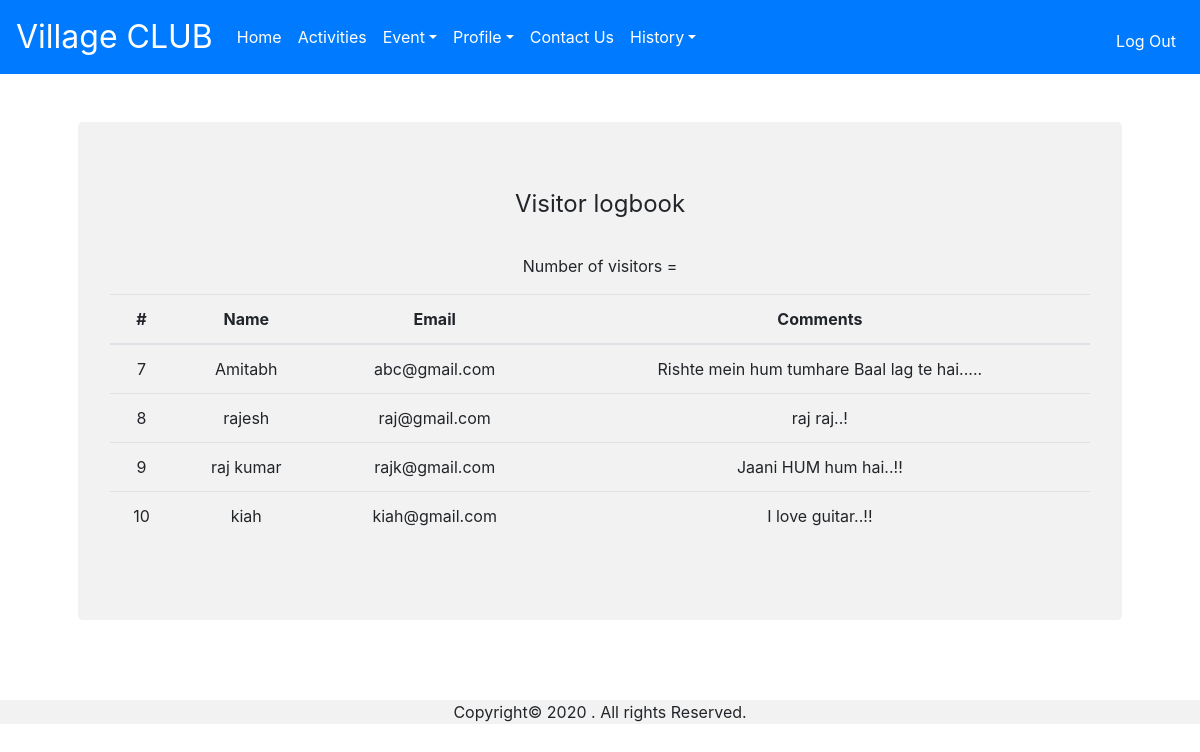
The app's page /visitor (signed in) with its own data.
### tables this page shows
CREATE TABLE logbook ( id  INTEGER PRIMARY KEY AUTOINCREMENT NOT NULL, name TEXT, email TEXT, comments TEXT, logtime timestamp DEFAULT CURRENT_TIMESTAMP NOT NULL);

### village_app/views.py (the view)
@app.route("/visitor", methods=["GET", "POST"])
@login_required
def visitor():
    visitors = db.execute("SELECT * FROM logbook")
    if len(visitors) < 1:
        return apology("No visitor yet", 403)
    number = db.execute("SELECT count(id) AS count FROM logbook")
    print(visitors)
    return render_template("viewvisit.html", visitors=visitors, number=number)

### helpers.py (called while the page is built)
def login_required(f):
    @wraps(f)
    def decorated_function(*args, **kwargs):
        if session.get("user_id") is None:
            return redirect("/login")
        return f(*args, **kwargs)
    return decorated_function

### village_app/views.py (called while the page is built)
@app.after_request
def after_request(response):
    response.headers["Cache-Control"] = "no-cache, no-store, must-revalidate"
    response.headers["Expires"] = 0
    response.headers["Pragma"] = "no-cache"
    return response

### village_app/templates/viewvisit.html (shortened to what this page needs)
{% extends "layout.html" %}
{% block content %}
<div class="jumbotron">
    <fieldset>
        <legend>Visitor logbook</legend><br>
        <p>Number of visitors = <strong>{{ number[0]["COUNT"] }}</strong></p>
        <div class="table-responsive">
          <table class="table">
            <thead class="thead-back">
              <tr>
                <th scope="col">#</th>
                <th scope="col">Name</th>
                <th scope="col">Email</th>
                <th scope="col">Comments</th>
              </tr>
            </thead>
            <tbody>
            {% for visitor in visitors: %}
              <tr>
                <td>{{ visitor["id"] }}</td>
                <td>{{ visitor["name"] }}</td>
                <td>{{ visitor["email"] }}</td>
                <td>{{ visitor["comments"] }}</td>
              </tr>
            {% endfor %}
            </tbody>
          </table>
        </div>
    </fieldset>
  </div>
{% endblock %}

### village_app/templates/layout.html (shortened to what this page needs)
<!DOCTYPE html>
<html lang="en">
    <head>
        <link href="https://maxcdn.bootstrapcdn.com/bootstrap/4.1.3/css/bootstrap.min.css" rel="stylesheet">
        <link href="/static/styles.css" rel="stylesheet">
    </head>
    <body>
      <nav class="navbar navbar-expand-lg navbar-dark bg-primary">
        <a class="navbar-brand" href="/">Village CLUB</a>
        <div class="collapse navbar-collapse" id="navbarColor01">
        {% if session.user_id %}
          <ul class="navbar-nav mr-auto">
            <li class="nav-item active">
              <a class="nav-link" href="/">Home
              </a>
            </li>
            <li class="nav-item active">
              <a class="nav-link" href="/activity">Activities</a>
            </li>
            <li class="nav-item dropdown active">
              <a class="nav-link dropdown-toggle" data-toggle="dropdown" href="/event" role="button" aria-haspopup="true" aria-expanded="false">Event</a>
            </li>
            <li class="nav-item dropdown active">
              <a class="nav-link dropdown-toggle" data-toggle="dropdown" href="#" role="button" aria-haspopup="true" aria-expanded="false">Profile</a>
            </li>
            <li class="nav-item active">
              <a class="nav-link" href="/contact">Contact Us</a>
            </li>
            <li class="nav-item dropdown active">
              <a class="nav-link dropdown-toggle" data-toggle="dropdown" href="#" role="button" aria-haspopup="true" aria-expanded="false">History</a>
            </li>
          </ul>
            <ul class="navbar-nav ml-auto mt-2">
              <li class="nav-item active"><a class="nav-link" href="/logout">Log Out</a></li>
            </ul>
        {% endif %}
        </div>
      </nav>
        <main class="container p-5">
            {% block content %}{% endblock %}
        </main>
        <div class="footer">
          <footer class="footer container-fluid">
              <p>Copyright© 2020 . All rights Reserved.</p>
          </footer>
        </div>
    </body>
</html>

### village_app/static/styles.css (style rules this page uses)
nav .navbar-brand { font-size: xx-large; }
main { overflow-x: auto; text-align: center; }
.jumbotron { background-color: #f2f2f2; }
.footer { width:100%; height:auto; background-color: #f2f2f2; text-align: center; }

### records on screen
logbook: id "7", name "Amitabh", email "abc@gmail.com", comments "Rishte mein hum tumhare Baal lag te hai....."
logbook: id "8", name "rajesh", email "raj@gmail.com", comments "raj raj..!"
logbook: id "9", name "raj kumar", email "rajk@gmail.com", comments "Jaani HUM hum hai..!!"
logbook: id "10", name "kiah", email "kiah@gmail.com", comments "I love guitar..!!"
